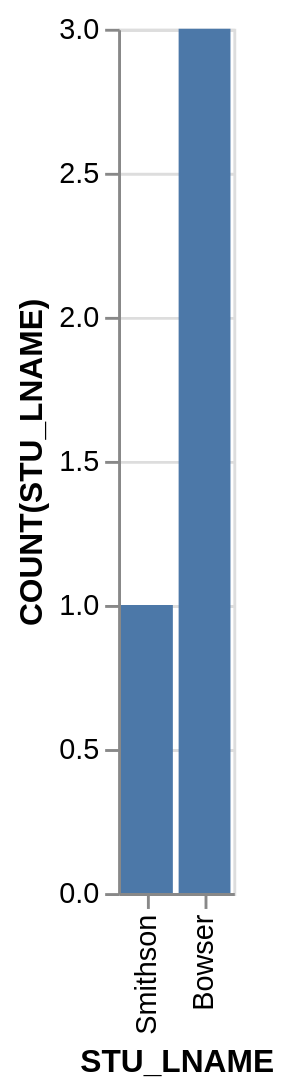

Express this chart as Vega-Lite.
### Vega-Lite specification from a JSON file in a GitHub repository (floating-point values rounded to 4 significant figures)
{"data": {"values": [{"x_data": "Smithson", "y_data": 1}, {"x_data": "Bowser", "y_data": 3}]}, "mark": "bar", "encoding": {"x": {"field": "x_data", "type": "nominal", "title": "STU_LNAME", "sort": "descending"}, "y": {"field": "y_data", "type": "quantitative", "title": "COUNT(STU_LNAME)"}}}
